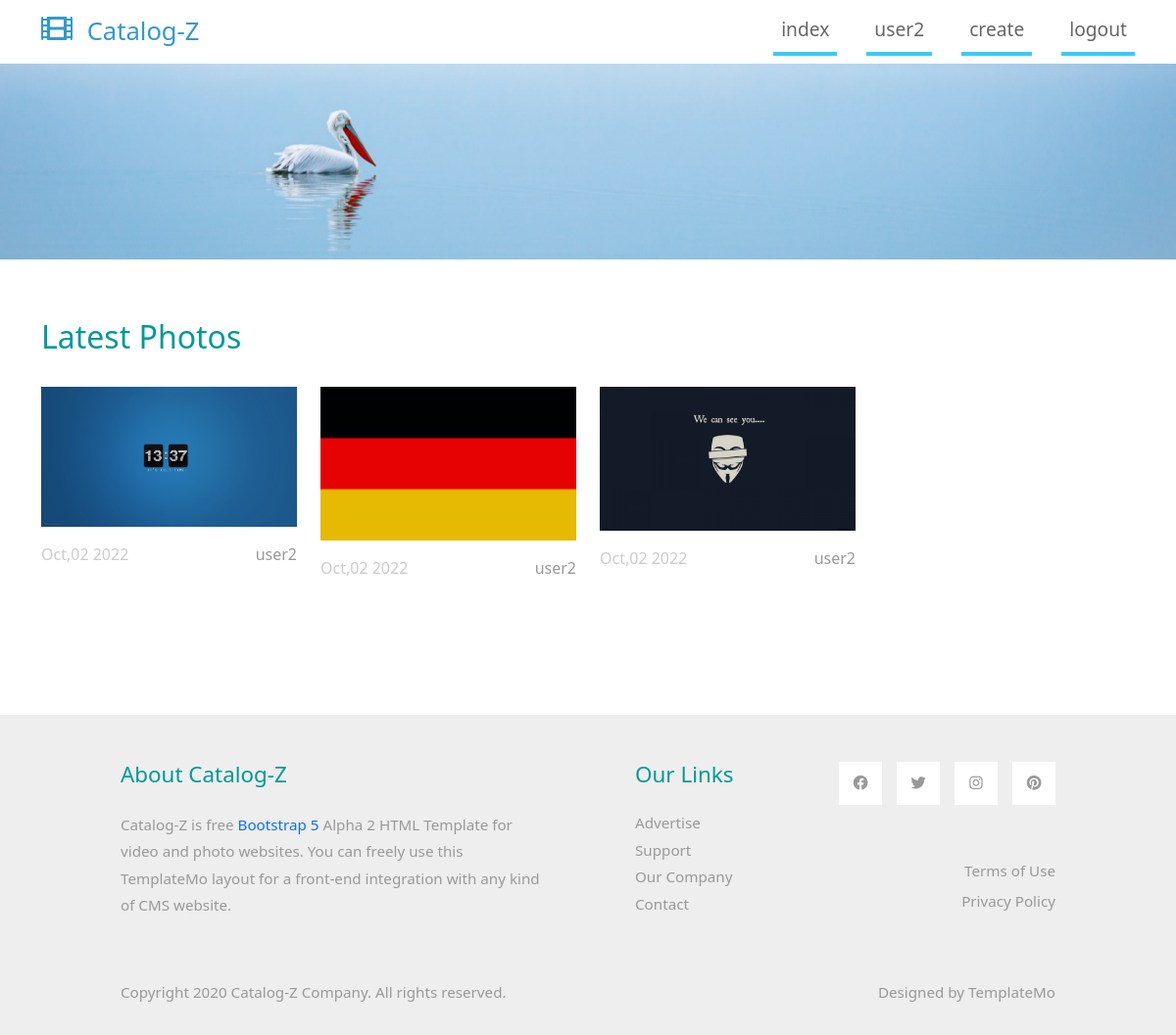
Page /index.php (signed in) on the committed database.
### tables this page shows
CREATE TABLE `images` (
  `id` int(3) NOT NULL,
  `title` varchar(200) NOT NULL,
  `description` text NOT NULL,
  `img` varchar(200) NOT NULL,
  `user_name` varchar(200) NOT NULL,
  `created_at` datetime NOT NULL DEFAULT current_timestamp()
);

### index.php (the view, shortened to what this page needs)
<?php require "includes/header.php"; ?>
<?php require "config.php"; ?>
<?php
    $select = $conn->query("SELECT * FROM images");
    $select->execute();
    $rows = $select->fetchAll(PDO::FETCH_OBJ);
?>
        <div class="row mb-4">
            <h2 class="col-6 tm-text-primary">
                Latest Photos
            </h2>
        </div>
        <div class="row tm-mb-90 tm-gallery">
            <?php foreach($rows as $row) : ?>
                <div class="col-xl-3 col-lg-4 col-md-6 col-sm-6 col-12 mb-5">
                    <figure class="effect-ming tm-video-item">
                        <img src="img/<?php echo $row->img; ?>" alt="Image" class="img-fluid">
                        <figcaption class="d-flex align-items-center justify-content-center">
                        </figcaption>
                    </figure>
                    <div class="d-flex justify-content-between tm-text-gray">
                        <span class="tm-text-gray-light">  <?php echo date('M', strtotime($row->created_at))  . ',' .  date('d', strtotime($row->created_at)) . ' ' . date('Y', strtotime($row->created_at)); ?></span>
                        <span><?php echo $row->user_name; ?></span>
                    </div>
                </div>
            <?php endforeach; ?>
        </div>
<?php require "includes/footer.php"; ?>

### css/templatemo-style.css (style rules this page uses)
.tm-mb-90 { margin-bottom: 90px; }
.tm-text-primary { color: #009999; }
p, .tm-text-gray { color: #999; }
.tm-text-gray-light { color: #CCC; }
.tm-video-item { position: relative; overflow: hidden; text-align: center; cursor: pointer; }
.tm-video-item img { position: relative; display: block; min-height: 100%; max-width: 100%; opacity: 0.8; }
.tm-video-item figcaption { padding: 2em; color: #fff; text-transform: uppercase; font-size: 1.25em; -webkit-backface-visibility: hidden; backface-visibility: hidden; }
.tm-video-item figcaption::before, .tm-video-item figcaption::after { pointer-events: none; }
.tm-video-item figcaption, .tm-video-item figcaption > a { position: absolute; top: 0; left: 0; width: 100%; height: 100%; }
figure.effect-ming { background: #030c17; }
figure.effect-ming img { opacity: 0.9; -webkit-transition: opacity 0.35s; transition: opacity 0.35s; }
figure.effect-ming figcaption::before { position: absolute; top: 30px; right: 30px; bottom: 30px; left: 30px; border: 2px solid #fff; box-shadow: 0 0 0 30px rgba(255,255,255,0.2); content: ''; opacity: 0; -webkit-transition: opacity 0.35s, -webkit-transform 0.35s; transition: opacity 0.35s, transform 0.35s; -webkit-transform: scale3d(1.4,1.4,1); transform: scale3d(1.4,1.4,1); }

### rows in the picture
images: img (picture), created_at "Oct", created_at "02", created_at "2022", user_name "user2"
images: img (picture), created_at "Oct", created_at "02", created_at "2022", user_name "user2"
images: img (picture), created_at "Oct", created_at "02", created_at "2022", user_name "user2"

### other values in the picture
$_SESSION['username'] "user2"
